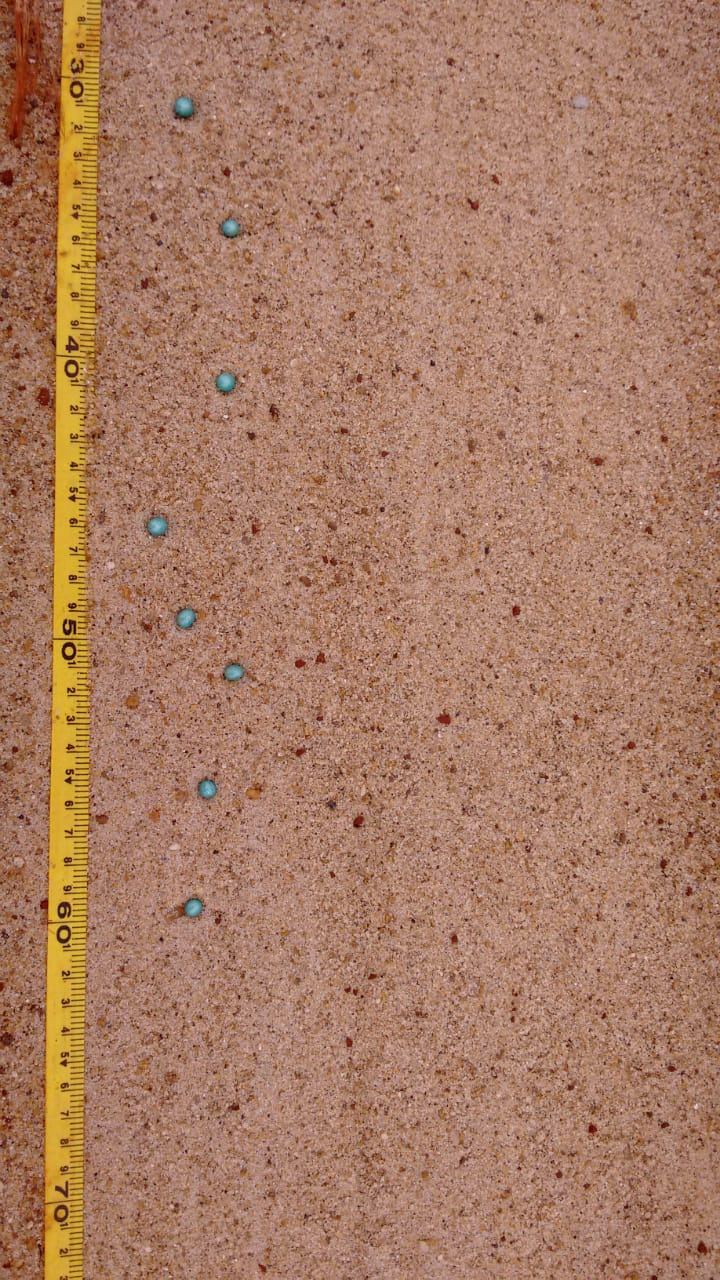
#> input picture image01.jpeg, 720 x 1280 px
$ python yellow.py
#> lines starting #> are read from the running program, lines starting #| are printed output that depends on the picture; after the words box and inside, x2 and y2 are one past the last pixel; in counts of white or black regions, pixels touching at a corner belong together
import cv2 as cv
import numpy as np
from matplotlib import pyplot as plt

img = cv.imread('image01.jpeg')
#> img is the input picture: shape (1280, 720, 3); mean B, G, R 100.6, 124.4, 168.8
hsv = cv.cvtColor(img, cv.COLOR_BGR2HSV)
#> hsv: shape (1280, 720, 3); mean H, S, V 9.9, 105, 168.9
lower_blue = np.array([170,26,40])
upper_blue = np.array([210,50,90])

# Threshold the HSV image to get only blue colors
mask = cv.inRange(hsv, lower_blue, upper_blue)
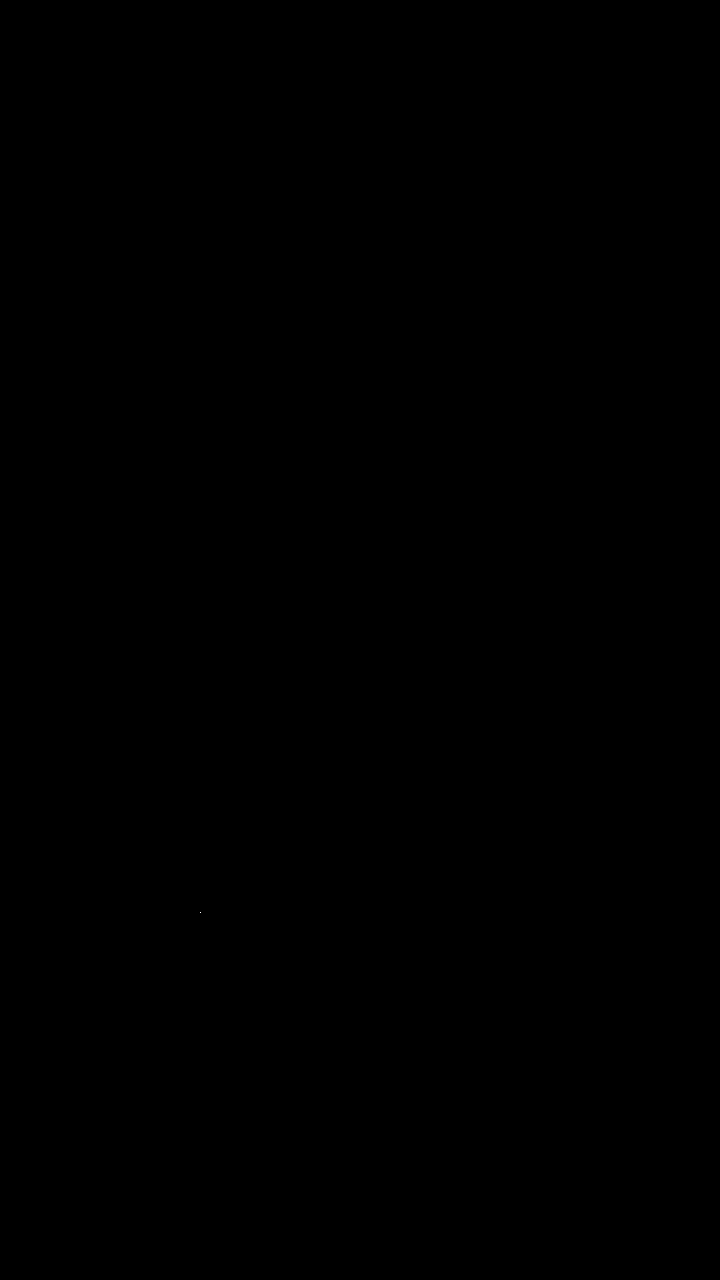
#> mask: shape (1280, 720); 0% white in thin lines or dots, all inside (x1, y1, x2, y2) = (200, 912, 201, 913)

# Bitwise-AND mask and original image
res = cv.bitwise_and(img,img, mask= mask)

cv.imshow('img',img)
cv.imshow('mask',mask)
cv.imshow('res',res)
while(1):
	k= cv.waitKey(100)
#> (key Esc is pressed here)
	if k==27:
		break
